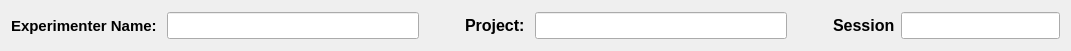
         <widget class="QWidget" name="formLayoutWidget">
          <property name="geometry">
           <rect>
            <x>10</x>
            <y>20</y>
            <width>1071</width>
            <height>51</height>
           </rect>
          </property>
          <layout class="QHBoxLayout" name="horizontalLayout_2">
           <item>
            <widget class="QLabel" name="label_exp">
             <property name="font">
              <font>
               <pointsize>11</pointsize>
               <weight>75</weight>
               <bold>true</bold>
              </font>
             </property>
             <property name="text">
              <string>Experimenter Name: </string>
             </property>
            </widget>
           </item>
           <item>
            <widget class="QLineEdit" name="lineEdit_exp">
             <property name="font">
              <font>
               <pointsize>12</pointsize>
               <weight>75</weight>
               <bold>true</bold>
              </font>
             </property>
            </widget>
           </item>
           <item>
            <spacer name="horizontalSpacer">
             <property name="orientation">
              <enum>Qt::Horizontal</enum>
             </property>
             <property name="sizeType">
              <enum>QSizePolicy::Minimum</enum>
             </property>
             <property name="sizeHint" stdset="0">
              <size>
               <width>40</width>
               <height>20</height>
              </size>
             </property>
            </spacer>
           </item>
           <item>
            <widget class="QLabel" name="label_prj">
             <property name="font">
              <font>
               <pointsize>12</pointsize>
               <weight>75</weight>
               <bold>true</bold>
              </font>
             </property>
             <property name="text">
              <string>Project: </string>
             </property>
            </widget>
           </item>
           <item>
            <widget class="QLineEdit" name="lineEdit_prj">
             <property name="font">
              <font>
               <pointsize>12</pointsize>
               <weight>75</weight>
               <bold>true</bold>
              </font>
             </property>
            </widget>
           </item>
           <item>
            <spacer name="horizontalSpacer_2">
             <property name="orientation">
              <enum>Qt::Horizontal</enum>
             </property>
             <property name="sizeType">
              <enum>QSizePolicy::Minimum</enum>
             </property>
             <property name="sizeHint" stdset="0">
              <size>
               <width>40</width>
               <height>20</height>
              </size>
             </property>
            </spacer>
           </item>
           <item>
            <widget class="QLabel" name="label_prj_2">
             <property name="font">
              <font>
               <pointsize>12</pointsize>
               <weight>75</weight>
               <bold>true</bold>
              </font>
             </property>
             <property name="text">
              <string>Session</string>
             </property>
            </widget>
           </item>
           <item>
            <widget class="QLineEdit" name="lineEdit_prj_2">
             <property name="sizePolicy">
              <sizepolicy hsizetype="Preferred" vsizetype="Fixed">
               <horstretch>0</horstretch>
               <verstretch>0</verstretch>
              </sizepolicy>
             </property>
             <property name="font">
              <font>
               <pointsize>12</pointsize>
               <weight>75</weight>
               <bold>true</bold>
              </font>
             </property>
            </widget>
           </item>
          </layout>
         </widget>
